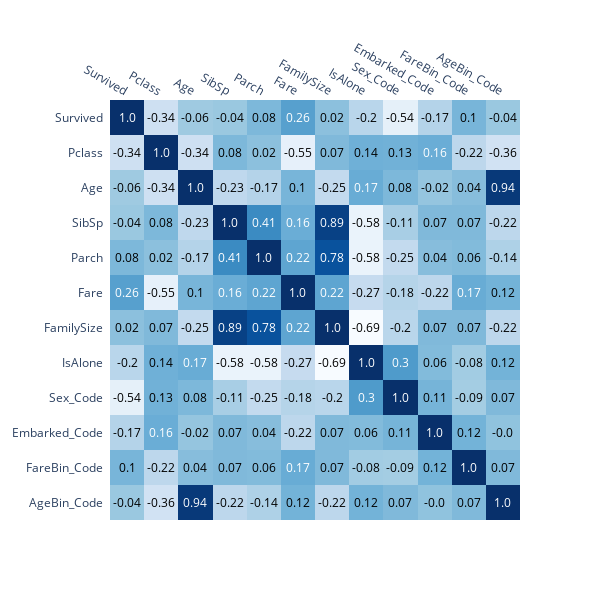

Here is the notebook cell this chart was saved with:
### Code cell
from mc_plot import mc_df_heatmap
mc_df_heatmap(data_test)

### Figure 1 — Plotly figure (JSON) as saved in the notebook; plotly's stock layout.template omitted (floating-point values rounded to 4 significant figures; data arrays with more than 128 entries replaced by an {"elided": "..."} marker saying what was removed)
{"data": [{"colorscale": [[0, "rgb(247,251,255)"], [0.125, "rgb(222,235,247)"], [0.25, "rgb(198,219,239)"], [0.375, "rgb(158,202,225)"], [0.5, "rgb(107,174,214)"], [0.625, "rgb(66,146,198)"], [0.75, "rgb(33,113,181)"], [0.875, "rgb(8,81,156)"], [1, "rgb(8,48,107)"]], "reversescale": false, "showscale": false, "type": "heatmap", "x": ["Survived", "Pclass", "Age", "SibSp", "Parch", "Fare", "FamilySize", "IsAlone", "Sex_Code", "Embarked_Code", "FareBin_Code", "AgeBin_Code"], "y": ["AgeBin_Code", "FareBin_Code", "Embarked_Code", "Sex_Code", "IsAlone", "FamilySize", "Fare", "Parch", "SibSp", "Age", "Pclass", "Survived"], "z": {"elided": "12x12 float values"}}], "layout": {"annotations": [{"font": {"color": "#000000"}, "showarrow": false, "text": "-0.04", "x": "Survived", "xref": "x", "y": "AgeBin_Code", "yref": "y"}, {"font": {"color": "#000000"}, "showarrow": false, "text": "-0.36", "x": "Pclass", "xref": "x", "y": "AgeBin_Code", "yref": "y"}, {"font": {"color": "#FFFFFF"}, "showarrow": false, "text": "0.94", "x": "Age", "xref": "x", "y": "AgeBin_Code", "yref": "y"}, {"font": {"color": "#000000"}, "showarrow": false, "text": "-0.22", "x": "SibSp", "xref": "x", "y": "AgeBin_Code", "yref": "y"}, {"font": {"color": "#000000"}, "showarrow": false, "text": "-0.14", "x": "Parch", "xref": "x", "y": "AgeBin_Code", "yref": "y"}, {"font": {"color": "#000000"}, "showarrow": false, "text": "0.12", "x": "Fare", "xref": "x", "y": "AgeBin_Code", "yref": "y"}, {"font": {"color": "#000000"}, "showarrow": false, "text": "-0.22", "x": "FamilySize", "xref": "x", "y": "AgeBin_Code", "yref": "y"}, {"font": {"color": "#000000"}, "showarrow": false, "text": "0.12", "x": "IsAlone", "xref": "x", "y": "AgeBin_Code", "yref": "y"}, {"font": {"color": "#000000"}, "showarrow": false, "text": "0.07", "x": "Sex_Code", "xref": "x", "y": "AgeBin_Code", "yref": "y"}, {"font": {"color": "#000000"}, "showarrow": false, "text": "-0.0", "x": "Embarked_Code", "xref": "x", "y": "AgeBin_Code", "yref": "y"}, {"font": {"color": "#000000"}, "showarrow": false, "text": "0.07", "x": "FareBin_Code", "xref": "x", "y": "AgeBin_Code", "yref": "y"}, {"font": {"color": "#FFFFFF"}, "showarrow": false, "text": "1.0", "x": "AgeBin_Code", "xref": "x", "y": "AgeBin_Code", "yref": "y"}, {"font": {"color": "#000000"}, "showarrow": false, "text": "0.1", "x": "Survived", "xref": "x", "y": "FareBin_Code", "yref": "y"}, {"font": {"color": "#000000"}, "showarrow": false, "text": "-0.22", "x": "Pclass", "xref": "x", "y": "FareBin_Code", "yref": "y"}, {"font": {"color": "#000000"}, "showarrow": false, "text": "0.04", "x": "Age", "xref": "x", "y": "FareBin_Code", "yref": "y"}, {"font": {"color": "#000000"}, "showarrow": false, "text": "0.07", "x": "SibSp", "xref": "x", "y": "FareBin_Code", "yref": "y"}, {"font": {"color": "#000000"}, "showarrow": false, "text": "0.06", "x": "Parch", "xref": "x", "y": "FareBin_Code", "yref": "y"}, {"font": {"color": "#FFFFFF"}, "showarrow": false, "text": "0.17", "x": "Fare", "xref": "x", "y": "FareBin_Code", "yref": "y"}, {"font": {"color": "#000000"}, "showarrow": false, "text": "0.07", "x": "FamilySize", "xref": "x", "y": "FareBin_Code", "yref": "y"}, {"font": {"color": "#000000"}, "showarrow": false, "text": "-0.08", "x": "IsAlone", "xref": "x", "y": "FareBin_Code", "yref": "y"}, {"font": {"color": "#000000"}, "showarrow": false, "text": "-0.09", "x": "Sex_Code", "xref": "x", "y": "FareBin_Code", "yref": "y"}, {"font": {"color": "#000000"}, "showarrow": false, "text": "0.12", "x": "Embarked_Code", "xref": "x", "y": "FareBin_Code", "yref": "y"}, {"font": {"color": "#FFFFFF"}, "showarrow": false, "text": "1.0", "x": "FareBin_Code", "xref": "x", "y": "FareBin_Code", "yref": "y"}, {"font": {"color": "#000000"}, "showarrow": false, "text": "0.07", "x": "AgeBin_Code", "xref": "x", "y": "FareBin_Code", "yref": "y"}, {"font": {"color": "#000000"}, "showarrow": false, "text": "-0.17", "x": "Survived", "xref": "x", "y": "Embarked_Code", "yref": "y"}, {"font": {"color": "#FFFFFF"}, "showarrow": false, "text": "0.16", "x": "Pclass", "xref": "x", "y": "Embarked_Code", "yref": "y"}, {"font": {"color": "#000000"}, "showarrow": false, "text": "-0.02", "x": "Age", "xref": "x", "y": "Embarked_Code", "yref": "y"}, {"font": {"color": "#000000"}, "showarrow": false, "text": "0.07", "x": "SibSp", "xref": "x", "y": "Embarked_Code", "yref": "y"}, {"font": {"color": "#000000"}, "showarrow": false, "text": "0.04", "x": "Parch", "xref": "x", "y": "Embarked_Code", "yref": "y"}, {"font": {"color": "#000000"}, "showarrow": false, "text": "-0.22", "x": "Fare", "xref": "x", "y": "Embarked_Code", "yref": "y"}, {"font": {"color": "#000000"}, "showarrow": false, "text": "0.07", "x": "FamilySize", "xref": "x", "y": "Embarked_Code", "yref": "y"}, {"font": {"color": "#000000"}, "showarrow": false, "text": "0.06", "x": "IsAlone", "xref": "x", "y": "Embarked_Code", "yref": "y"}, {"font": {"color": "#000000"}, "showarrow": false, "text": "0.11", "x": "Sex_Code", "xref": "x", "y": "Embarked_Code", "yref": "y"}, {"font": {"color": "#FFFFFF"}, "showarrow": false, "text": "1.0", "x": "Embarked_Code", "xref": "x", "y": "Embarked_Code", "yref": "y"}, {"font": {"color": "#000000"}, "showarrow": false, "text": "0.12", "x": "FareBin_Code", "xref": "x", "y": "Embarked_Code", "yref": "y"}, {"font": {"color": "#000000"}, "showarrow": false, "text": "-0.0", "x": "AgeBin_Code", "xref": "x", "y": "Embarked_Code", "yref": "y"}, {"font": {"color": "#000000"}, "showarrow": false, "text": "-0.54", "x": "Survived", "xref": "x", "y": "Sex_Code", "yref": "y"}, {"font": {"color": "#000000"}, "showarrow": false, "text": "0.13", "x": "Pclass", "xref": "x", "y": "Sex_Code", "yref": "y"}, {"font": {"color": "#000000"}, "showarrow": false, "text": "0.08", "x": "Age", "xref": "x", "y": "Sex_Code", "yref": "y"}, {"font": {"color": "#000000"}, "showarrow": false, "text": "-0.11", "x": "SibSp", "xref": "x", "y": "Sex_Code", "yref": "y"}, {"font": {"color": "#000000"}, "showarrow": false, "text": "-0.25", "x": "Parch", "xref": "x", "y": "Sex_Code", "yref": "y"}, {"font": {"color": "#000000"}, "showarrow": false, "text": "-0.18", "x": "Fare", "xref": "x", "y": "Sex_Code", "yref": "y"}, {"font": {"color": "#000000"}, "showarrow": false, "text": "-0.2", "x": "FamilySize", "xref": "x", "y": "Sex_Code", "yref": "y"}, {"font": {"color": "#FFFFFF"}, "showarrow": false, "text": "0.3", "x": "IsAlone", "xref": "x", "y": "Sex_Code", "yref": "y"}, {"font": {"color": "#FFFFFF"}, "showarrow": false, "text": "1.0", "x": "Sex_Code", "xref": "x", "y": "Sex_Code", "yref": "y"}, {"font": {"color": "#000000"}, "showarrow": false, "text": "0.11", "x": "Embarked_Code", "xref": "x", "y": "Sex_Code", "yref": "y"}, {"font": {"color": "#000000"}, "showarrow": false, "text": "-0.09", "x": "FareBin_Code", "xref": "x", "y": "Sex_Code", "yref": "y"}, {"font": {"color": "#000000"}, "showarrow": false, "text": "0.07", "x": "AgeBin_Code", "xref": "x", "y": "Sex_Code", "yref": "y"}, {"font": {"color": "#000000"}, "showarrow": false, "text": "-0.2", "x": "Survived", "xref": "x", "y": "IsAlone", "yref": "y"}, {"font": {"color": "#000000"}, "showarrow": false, "text": "0.14", "x": "Pclass", "xref": "x", "y": "IsAlone", "yref": "y"}, {"font": {"color": "#FFFFFF"}, "showarrow": false, "text": "0.17", "x": "Age", "xref": "x", "y": "IsAlone", "yref": "y"}, {"font": {"color": "#000000"}, "showarrow": false, "text": "-0.58", "x": "SibSp", "xref": "x", "y": "IsAlone", "yref": "y"}, {"font": {"color": "#000000"}, "showarrow": false, "text": "-0.58", "x": "Parch", "xref": "x", "y": "IsAlone", "yref": "y"}, {"font": {"color": "#000000"}, "showarrow": false, "text": "-0.27", "x": "Fare", "xref": "x", "y": "IsAlone", "yref": "y"}, {"font": {"color": "#000000"}, "showarrow": false, "text": "-0.69", "x": "FamilySize", "xref": "x", "y": "IsAlone", "yref": "y"}, {"font": {"color": "#FFFFFF"}, "showarrow": false, "text": "1.0", "x": "IsAlone", "xref": "x", "y": "IsAlone", "yref": "y"}, {"font": {"color": "#FFFFFF"}, "showarrow": false, "text": "0.3", "x": "Sex_Code", "xref": "x", "y": "IsAlone", "yref": "y"}, {"font": {"color": "#000000"}, "showarrow": false, "text": "0.06", "x": "Embarked_Code", "xref": "x", "y": "IsAlone", "yref": "y"}, {"font": {"color": "#000000"}, "showarrow": false, "text": "-0.08", "x": "FareBin_Code", "xref": "x", "y": "IsAlone", "yref": "y"}, {"font": {"color": "#000000"}, "showarrow": false, "text": "0.12", "x": "AgeBin_Code", "xref": "x", "y": "IsAlone", "yref": "y"}, {"font": {"color": "#000000"}, "showarrow": false, "text": "0.02", "x": "Survived", "xref": "x", "y": "FamilySize", "yref": "y"}, {"font": {"color": "#000000"}, "showarrow": false, "text": "0.07", "x": "Pclass", "xref": "x", "y": "FamilySize", "yref": "y"}, {"font": {"color": "#000000"}, "showarrow": false, "text": "-0.25", "x": "Age", "xref": "x", "y": "FamilySize", "yref": "y"}, {"font": {"color": "#FFFFFF"}, "showarrow": false, "text": "0.89", "x": "SibSp", "xref": "x", "y": "FamilySize", "yref": "y"}, {"font": {"color": "#FFFFFF"}, "showarrow": false, "text": "0.78", "x": "Parch", "xref": "x", "y": "FamilySize", "yref": "y"}, {"font": {"color": "#FFFFFF"}, "showarrow": false, "text": "0.22", "x": "Fare", "xref": "x", "y": "FamilySize", "yref": "y"}, {"font": {"color": "#FFFFFF"}, "showarrow": false, "text": "1.0", "x": "FamilySize", "xref": "x", "y": "FamilySize", "yref": "y"}, {"font": {"color": "#000000"}, "showarrow": false, "text": "-0.69", "x": "IsAlone", "xref": "x", "y": "FamilySize", "yref": "y"}, {"font": {"color": "#000000"}, "showarrow": false, "text": "-0.2", "x": "Sex_Code", "xref": "x", "y": "FamilySize", "yref": "y"}, {"font": {"color": "#000000"}, "showarrow": false, "text": "0.07", "x": "Embarked_Code", "xref": "x", "y": "FamilySize", "yref": "y"}, {"font": {"color": "#000000"}, "showarrow": false, "text": "0.07", "x": "FareBin_Code", "xref": "x", "y": "FamilySize", "yref": "y"}, {"font": {"color": "#000000"}, "showarrow": false, "text": "-0.22", "x": "AgeBin_Code", "xref": "x", "y": "FamilySize", "yref": "y"}, {"font": {"color": "#FFFFFF"}, "showarrow": false, "text": "0.26", "x": "Survived", "xref": "x", "y": "Fare", "yref": "y"}, {"font": {"color": "#000000"}, "showarrow": false, "text": "-0.55", "x": "Pclass", "xref": "x", "y": "Fare", "yref": "y"}, {"font": {"color": "#000000"}, "showarrow": false, "text": "0.1", "x": "Age", "xref": "x", "y": "Fare", "yref": "y"}, {"font": {"color": "#FFFFFF"}, "showarrow": false, "text": "0.16", "x": "SibSp", "xref": "x", "y": "Fare", "yref": "y"}, {"font": {"color": "#FFFFFF"}, "showarrow": false, "text": "0.22", "x": "Parch", "xref": "x", "y": "Fare", "yref": "y"}, {"font": {"color": "#FFFFFF"}, "showarrow": false, "text": "1.0", "x": "Fare", "xref": "x", "y": "Fare", "yref": "y"}, {"font": {"color": "#FFFFFF"}, "showarrow": false, "text": "0.22", "x": "FamilySize", "xref": "x", "y": "Fare", "yref": "y"}, {"font": {"color": "#000000"}, "showarrow": false, "text": "-0.27", "x": "IsAlone", "xref": "x", "y": "Fare", "yref": "y"}, {"font": {"color": "#000000"}, "showarrow": false, "text": "-0.18", "x": "Sex_Code", "xref": "x", "y": "Fare", "yref": "y"}, {"font": {"color": "#000000"}, "showarrow": false, "text": "-0.22", "x": "Embarked_Code", "xref": "x", "y": "Fare", "yref": "y"}, {"font": {"color": "#FFFFFF"}, "showarrow": false, "text": "0.17", "x": "FareBin_Code", "xref": "x", "y": "Fare", "yref": "y"}, {"font": {"color": "#000000"}, "showarrow": false, "text": "0.12", "x": "AgeBin_Code", "xref": "x", "y": "Fare", "yref": "y"}, {"font": {"color": "#000000"}, "showarrow": false, "text": "0.08", "x": "Survived", "xref": "x", "y": "Parch", "yref": "y"}, {"font": {"color": "#000000"}, "showarrow": false, "text": "0.02", "x": "Pclass", "xref": "x", "y": "Parch", "yref": "y"}, {"font": {"color": "#000000"}, "showarrow": false, "text": "-0.17", "x": "Age", "xref": "x", "y": "Parch", "yref": "y"}, {"font": {"color": "#FFFFFF"}, "showarrow": false, "text": "0.41", "x": "SibSp", "xref": "x", "y": "Parch", "yref": "y"}, {"font": {"color": "#FFFFFF"}, "showarrow": false, "text": "1.0", "x": "Parch", "xref": "x", "y": "Parch", "yref": "y"}, {"font": {"color": "#FFFFFF"}, "showarrow": false, "text": "0.22", "x": "Fare", "xref": "x", "y": "Parch", "yref": "y"}, {"font": {"color": "#FFFFFF"}, "showarrow": false, "text": "0.78", "x": "FamilySize", "xref": "x", "y": "Parch", "yref": "y"}, {"font": {"color": "#000000"}, "showarrow": false, "text": "-0.58", "x": "IsAlone", "xref": "x", "y": "Parch", "yref": "y"}, {"font": {"color": "#000000"}, "showarrow": false, "text": "-0.25", "x": "Sex_Code", "xref": "x", "y": "Parch", "yref": "y"}, {"font": {"color": "#000000"}, "showarrow": false, "text": "0.04", "x": "Embarked_Code", "xref": "x", "y": "Parch", "yref": "y"}, {"font": {"color": "#000000"}, "showarrow": false, "text": "0.06", "x": "FareBin_Code", "xref": "x", "y": "Parch", "yref": "y"}, {"font": {"color": "#000000"}, "showarrow": false, "text": "-0.14", "x": "AgeBin_Code", "xref": "x", "y": "Parch", "yref": "y"}, {"font": {"color": "#000000"}, "showarrow": false, "text": "-0.04", "x": "Survived", "xref": "x", "y": "SibSp", "yref": "y"}, {"font": {"color": "#000000"}, "showarrow": false, "text": "0.08", "x": "Pclass", "xref": "x", "y": "SibSp", "yref": "y"}, {"font": {"color": "#000000"}, "showarrow": false, "text": "-0.23", "x": "Age", "xref": "x", "y": "SibSp", "yref": "y"}, {"font": {"color": "#FFFFFF"}, "showarrow": false, "text": "1.0", "x": "SibSp", "xref": "x", "y": "SibSp", "yref": "y"}, {"font": {"color": "#FFFFFF"}, "showarrow": false, "text": "0.41", "x": "Parch", "xref": "x", "y": "SibSp", "yref": "y"}, {"font": {"color": "#FFFFFF"}, "showarrow": false, "text": "0.16", "x": "Fare", "xref": "x", "y": "SibSp", "yref": "y"}, {"font": {"color": "#FFFFFF"}, "showarrow": false, "text": "0.89", "x": "FamilySize", "xref": "x", "y": "SibSp", "yref": "y"}, {"font": {"color": "#000000"}, "showarrow": false, "text": "-0.58", "x": "IsAlone", "xref": "x", "y": "SibSp", "yref": "y"}, {"font": {"color": "#000000"}, "showarrow": false, "text": "-0.11", "x": "Sex_Code", "xref": "x", "y": "SibSp", "yref": "y"}, {"font": {"color": "#000000"}, "showarrow": false, "text": "0.07", "x": "Embarked_Code", "xref": "x", "y": "SibSp", "yref": "y"}, {"font": {"color": "#000000"}, "showarrow": false, "text": "0.07", "x": "FareBin_Code", "xref": "x", "y": "SibSp", "yref": "y"}, {"font": {"color": "#000000"}, "showarrow": false, "text": "-0.22", "x": "AgeBin_Code", "xref": "x", "y": "SibSp", "yref": "y"}, {"font": {"color": "#000000"}, "showarrow": false, "text": "-0.06", "x": "Survived", "xref": "x", "y": "Age", "yref": "y"}, {"font": {"color": "#000000"}, "showarrow": false, "text": "-0.34", "x": "Pclass", "xref": "x", "y": "Age", "yref": "y"}, {"font": {"color": "#FFFFFF"}, "showarrow": false, "text": "1.0", "x": "Age", "xref": "x", "y": "Age", "yref": "y"}, {"font": {"color": "#000000"}, "showarrow": false, "text": "-0.23", "x": "SibSp", "xref": "x", "y": "Age", "yref": "y"}, {"font": {"color": "#000000"}, "showarrow": false, "text": "-0.17", "x": "Parch", "xref": "x", "y": "Age", "yref": "y"}, {"font": {"color": "#000000"}, "showarrow": false, "text": "0.1", "x": "Fare", "xref": "x", "y": "Age", "yref": "y"}, {"font": {"color": "#000000"}, "showarrow": false, "text": "-0.25", "x": "FamilySize", "xref": "x", "y": "Age", "yref": "y"}, {"font": {"color": "#FFFFFF"}, "showarrow": false, "text": "0.17", "x": "IsAlone", "xref": "x", "y": "Age", "yref": "y"}, {"font": {"color": "#000000"}, "showarrow": false, "text": "0.08", "x": "Sex_Code", "xref": "x", "y": "Age", "yref": "y"}, {"font": {"color": "#000000"}, "showarrow": false, "text": "-0.02", "x": "Embarked_Code", "xref": "x", "y": "Age", "yref": "y"}, {"font": {"color": "#000000"}, "showarrow": false, "text": "0.04", "x": "FareBin_Code", "xref": "x", "y": "Age", "yref": "y"}, {"font": {"color": "#FFFFFF"}, "showarrow": false, "text": "0.94", "x": "AgeBin_Code", "xref": "x", "y": "Age", "yref": "y"}, {"font": {"color": "#000000"}, "showarrow": false, "text": "-0.34", "x": "Survived", "xref": "x", "y": "Pclass", "yref": "y"}, {"font": {"color": "#FFFFFF"}, "showarrow": false, "text": "1.0", "x": "Pclass", "xref": "x", "y": "Pclass", "yref": "y"}, {"font": {"color": "#000000"}, "showarrow": false, "text": "-0.34", "x": "Age", "xref": "x", "y": "Pclass", "yref": "y"}, {"font": {"color": "#000000"}, "showarrow": false, "text": "0.08", "x": "SibSp", "xref": "x", "y": "Pclass", "yref": "y"}, {"font": {"color": "#000000"}, "showarrow": false, "text": "0.02", "x": "Parch", "xref": "x", "y": "Pclass", "yref": "y"}, {"font": {"color": "#000000"}, "showarrow": false, "text": "-0.55", "x": "Fare", "xref": "x", "y": "Pclass", "yref": "y"}, {"font": {"color": "#000000"}, "showarrow": false, "text": "0.07", "x": "FamilySize", "xref": "x", "y": "Pclass", "yref": "y"}, {"font": {"color": "#000000"}, "showarrow": false, "text": "0.14", "x": "IsAlone", "xref": "x", "y": "Pclass", "yref": "y"}, {"font": {"color": "#000000"}, "showarrow": false, "text": "0.13", "x": "Sex_Code", "xref": "x", "y": "Pclass", "yref": "y"}, {"font": {"color": "#FFFFFF"}, "showarrow": false, "text": "0.16", "x": "Embarked_Code", "xref": "x", "y": "Pclass", "yref": "y"}, {"font": {"color": "#000000"}, "showarrow": false, "text": "-0.22", "x": "FareBin_Code", "xref": "x", "y": "Pclass", "yref": "y"}, {"font": {"color": "#000000"}, "showarrow": false, "text": "-0.36", "x": "AgeBin_Code", "xref": "x", "y": "Pclass", "yref": "y"}, {"font": {"color": "#FFFFFF"}, "showarrow": false, "text": "1.0", "x": "Survived", "xref": "x", "y": "Survived", "yref": "y"}, {"font": {"color": "#000000"}, "showarrow": false, "text": "-0.34", "x": "Pclass", "xref": "x", "y": "Survived", "yref": "y"}, {"font": {"color": "#000000"}, "showarrow": false, "text": "-0.06", "x": "Age", "xref": "x", "y": "Survived", "yref": "y"}, {"font": {"color": "#000000"}, "showarrow": false, "text": "-0.04", "x": "SibSp", "xref": "x", "y": "Survived", "yref": "y"}, {"font": {"color": "#000000"}, "showarrow": false, "text": "0.08", "x": "Parch", "xref": "x", "y": "Survived", "yref": "y"}, {"font": {"color": "#FFFFFF"}, "showarrow": false, "text": "0.26", "x": "Fare", "xref": "x", "y": "Survived", "yref": "y"}, {"font": {"color": "#000000"}, "showarrow": false, "text": "0.02", "x": "FamilySize", "xref": "x", "y": "Survived", "yref": "y"}, {"font": {"color": "#000000"}, "showarrow": false, "text": "-0.2", "x": "IsAlone", "xref": "x", "y": "Survived", "yref": "y"}, {"font": {"color": "#000000"}, "showarrow": false, "text": "-0.54", "x": "Sex_Code", "xref": "x", "y": "Survived", "yref": "y"}, {"font": {"color": "#000000"}, "showarrow": false, "text": "-0.17", "x": "Embarked_Code", "xref": "x", "y": "Survived", "yref": "y"}, {"font": {"color": "#000000"}, "showarrow": false, "text": "0.1", "x": "FareBin_Code", "xref": "x", "y": "Survived", "yref": "y"}, {"font": {"color": "#000000"}, "showarrow": false, "text": "-0.04", "x": "AgeBin_Code", "xref": "x", "y": "Survived", "yref": "y"}], "height": 600, "width": 600, "xaxis": {"dtick": 1, "gridcolor": "rgb(0, 0, 0)", "side": "top", "ticks": ""}, "yaxis": {"dtick": 1, "ticks": "", "ticksuffix": "  "}}}
